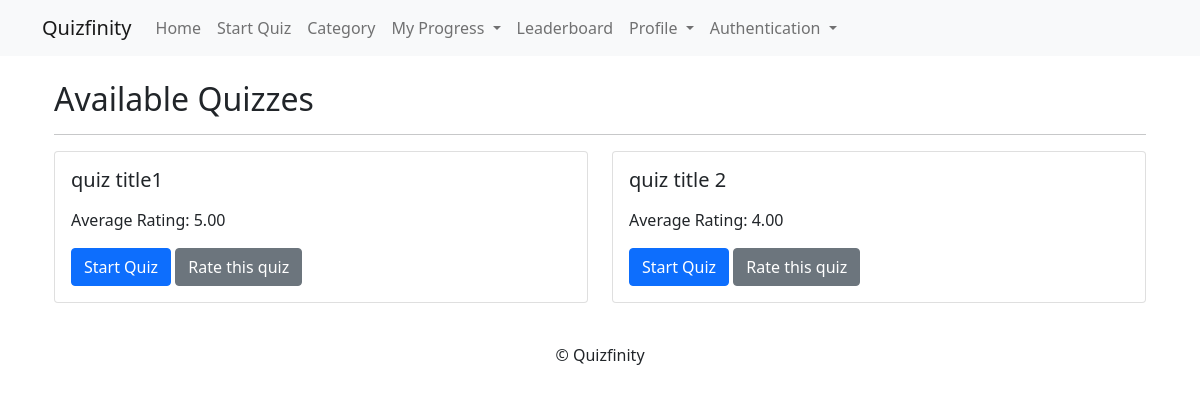
The app's page /quiz/ with its own data.
### quizzes/models.py (models this page shows, shortened)
class Quiz(models.Model):
    CATEGORY_CHOICES = (
        ('Science', 'Science'),
        ('History', 'History'),
        ('Math', 'Math'),
    )
    title = models.CharField(max_length=255)
    category = models.CharField(max_length=50, choices=CATEGORY_CHOICES)
    time_limit = models.PositiveIntegerField(default=0)  # 0 means no time limit
    average_rating = models.DecimalField(max_digits=3, decimal_places=2, default=0.00)

### quizzes/views.py (the view)
# urls.py: path('', views.quiz_list_new, name='quiz_list_new'),
def quiz_list_new(request):
    category = request.GET.get('category')
    if category:
        quizzes = Quiz.objects.filter(category=category)
    else:
        quizzes = Quiz.objects.all()
    return render(request, 'quizzes/quiz_list.html', {'quizzes': quizzes})

### quizzes/templates/quizzes/quiz_list.html (shortened to what this page needs)
{% extends "base.html" %}
{% block content %}
    <div class="container">
        <h2 class="mt-4">Available Quizzes</h2>
        <hr>
        <div class="row">
            {% for quiz in quizzes %}
            <div class="col-md-6">
                <div class="card mb-4">
                    <div class="card-body">
                        <h5 class="card-title">{{ quiz.title }}</h5>
                        <p class="card-text">Average Rating: {{ quiz.average_rating }}</p>
                        <a href="{% url 'quiz_detail' quiz.pk %}" class="btn btn-primary">Start Quiz</a>
                        <a href="{% url 'rate_quiz' quiz.id %}" class="btn btn-secondary">Rate this quiz</a>
                    </div>
                </div>
            </div>
            {% endfor %}
        </div>
    </div>
{% endblock %}

### records on screen
Quiz: title "quiz title1", average_rating "5.00"
Quiz: title "quiz title 2", average_rating "4.00"
